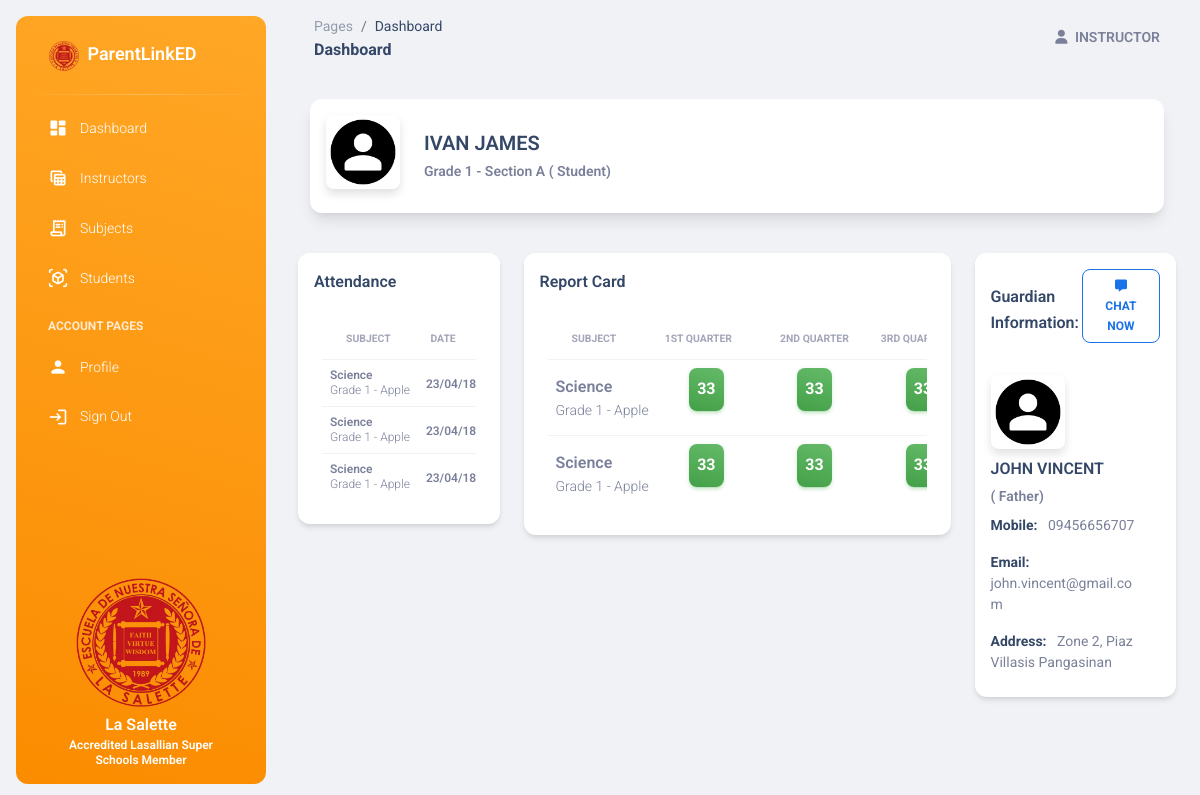
/student/profile/18-9398-54S/ (signed in), run on the app's committed database.
### base/models.py (models this page shows, shortened)
class Student(models.Model):
    firstname = models.CharField(max_length=100)
    lastname = models.CharField(max_length=100)
    student_id = models.CharField(max_length=100, null = True, blank = True)
    avatar = models.ImageField(upload_to='avatars/', default = '/default_avatar.png', null = True, blank = True)
    gender = models.CharField(max_length=10, null = True, blank = True)
    age = models.IntegerField(null = True, blank = True)
    year_level_section = models.ForeignKey(YearLevelSection, on_delete=models.CASCADE)
    date_created = models.DateTimeField(auto_now_add=True, null = True, blank = True)

class YearLevelSection(models.Model):
    year_levels = [
        ('Grade 1', 'Grade 1'),
        ('Grade 2', 'Grade 2'),
        ('Grade 3', 'Grade 3'),
        ('Grade 4', 'Grade 4'),
        ('Grade 5', 'Grade 5'),
        ('Grade 6', 'Grade 6'),
    ]
    year_level = models.CharField(max_length=10, choices=year_levels)
    section = models.CharField(max_length=10)
    subjects = models.ManyToManyField(Subject, null=True, blank=True, related_name='year_level_sections')
    instructor = models.ForeignKey(Instructor, on_delete=models.CASCADE, related_name='year_level_sections', null = True, blank = True)
    slug = models.SlugField(max_length=255, unique=True, null=True, blank=True)
    def __str__(self):
        return f"{self.year_level} - {self.section}"

class Guardian(models.Model):
    user = models.OneToOneField(User, on_delete=models.CASCADE)
    student = models.ManyToManyField(Student, related_name='guardians')
    age = models.IntegerField(null = True, blank = True)
    address = models.CharField(max_length=100, null = True, blank = True)
    contact_number = models.CharField(max_length=11, null = True, blank = True)
    gender = models.CharField(max_length=10, null = True, blank = True)
    avatar = models.ImageField(upload_to='avatars/', default = '/default_avatar.png', null = True, blank = True)
    relationship = models.CharField(max_length=100, null = True, blank = True)
    date_created = models.DateTimeField(auto_now_add=True, null = True, blank = True)

### base/views.py (the view)
# urls.py: path('student/profile/<student_id>/', views.student_profile, name='student_profile'),
def student_profile(request, student_id):
    student = get_object_or_404(Student, student_id=student_id)
    guardians = student.guardians.all()  # Get the related guardians
    context = {
        'student': student,
        'guardians': guardians
    }
    return render(request, 'base/admin/student_profile.html', context)

### base/templates/base/admin/student_profile.html (shortened to what this page needs)
{% extends 'base.html' %}
{% block content %}
<div class="card shadow-lg mx-4 card-profile-bottom">
    <div class="card-body p-3">
       <div class="row gx-4">
          <div class="col-auto">
             <div class="avatar avatar-xl position-relative">
                <img src="{{ student.avatar.url }}" alt="profile_image" class="w-100 border-radius-lg shadow-sm">
             </div>
          </div>
          <div class="col-auto my-auto">
             <div class="h-100">
                <h5 class="mb-1 text-uppercase">
                   {{ student.firstname }} {{ student.lastname}}
                </h5>
                <p class="mb-0 font-weight-bold text-sm">
                    {{student.year_level_section }} ( Student)
                </p>
             </div>
          </div>
       </div>
    </div>
</div>
<div class="container-fluid py-4">
    <div class="row mt-3">
        <div class="col-12 col-xl-3 mt-xl-0 mt-4" >
            <div class="card h-auto">
               <div class="card-header pb-0 p-3">
                  <h6 class="mb-0">Attendance</h6>
               </div>
               <div class="card-body overflow-auto">
                  <div class="table-responsive">
                    <table class="table align-items-center mb-0">
                      <thead>
                        <tr>
                          <th class="text-uppercase text-secondary text-xxs font-weight-bolder opacity-7">Subject</th>
                          <th class="text-uppercase text-center text-secondary text-xxs font-weight-bolder opacity-7 ps-2">Date</th>
                        </tr>
                      </thead>
                      <tbody>
                        <tr>
                          <td>
                            <p class="text-xs font-weight-bold mb-0">Science</p>
                            <p class="text-xs text-secondary mb-0">Grade 1 - Apple</p>
                          </td>
                          <td class="align-middle text-center">
                            <span class="text-secondary text-xs font-weight-bold">23/04/18</span>
                          </td>
                        </tr>
                        <tr>
                          <td>
                            <p class="text-xs font-weight-bold mb-0">Science</p>
                            <p class="text-xs text-secondary mb-0">Grade 1 - Apple</p>
                          </td>
                          <td class="align-middle text-center">
                            <span class="text-secondary text-xs font-weight-bold">23/04/18</span>
                          </td>
                      </tr>
                      <tr>
                          <td>
                            <p class="text-xs font-weight-bold mb-0">Science</p>
                            <p class="text-xs text-secondary mb-0">Grade 1 - Apple</p>
                          </td>
                          <td class="align-middle text-center">
                            <span class="text-secondary text-xs font-weight-bold">23/04/18</span>
                          </td>
                      </tr>
                      </tbody>
                    </table>
                  </div>
                </div>
            </div>
         </div>
          <div class="col-12 col-xl-6 mt-xl-0 mt-4" >
              <div class="card h-auto">
              <div class="card-header pb-0 p-3">
                  <h6 class="mb-0">Report Card</h6>
              </div>
              <div class="card-body overflow-auto">
                  <div class="table-responsive">
                      <table class="table align-items-center mb-0">
                      <thead>
                          <tr>
                          <th class="text-uppercase text-secondary text-xxs font-weight-bolder opacity-7">Subject</th>
                          <th class="text-uppercase text-center text-secondary text-xxs font-weight-bolder opacity-7 ps-2">1st Quarter</th>
                          <th class="text-center text-uppercase text-secondary text-xxs font-weight-bolder opacity-7">2nd Quarter</th>
                          <th class="text-uppercase text-center text-secondary text-xxs font-weight-bolder opacity-7 ps-2">3rd Quarter</th>
                          </tr>
                      </thead>
                      <tbody>
                          <tr>
                              <td>
                                  <p class="text-md font-weight-bold mb-0">Science</p>
                                  <p class="text-sm text-secondary mb-0">Grade 1 - Apple</p>
                                </td>
                              <td class="align-middle text-center">
                                  <span class="btn bg-gradient-success text-md p-2">33</span>
                              </td>
                              <td class="align-middle text-center">
                                  <span class="btn bg-gradient-success text-md p-2">33</span>
                              </td>
                              <td class="align-middle text-center">
                                  <span class="btn bg-gradient-success text-md p-2">33</span>
                              </td>
                          </tr>
                          <tr>
                            <td>
                                <p class="text-md font-weight-bold mb-0">Science</p>
                                <p class="text-sm text-secondary mb-0">Grade 1 - Apple</p>
                              </td>
                            <td class="align-middle text-center">
                                <span class="btn bg-gradient-success text-md p-2">33</span>
                            </td>
                            <td class="align-middle text-center">
                                <span class="btn bg-gradient-success text-md p-2">33</span>
                            </td>
                            <td class="align-middle text-center">
                                <span class="btn bg-gradient-success text-md p-2">33</span>
                            </td>
                        </tr>
                      </tbody>
                      </table>
                  </div>
                  </div>
              </div>
          </div>
        {% for g in guardians %}
        <div class="col-12 col-md-6 col-xl-3 mt-md-0 mt-4">
            <div class="card h-auto">
                <div class="card-header pb-0 p-3">
                    <div class="d-flex justify-content-between align-items-center">
                        <h6 class="">Guardian Information: </h6>
                        <button class="btn btn-sm  btn-outline-info"><i class="fa fa-message" style="font-size: 12px;"></i> Chat Now</button>
                    </div>
                </div>
                <div class="card-body p-3">
                    <ul class="list-group">
                        <div class="row gx-4">
                            <div class="col-auto">
                            <div class="avatar avatar-xl position-relative">
                                <img src="{{ g.avatar.url }}" alt="profile_image" class="w-100 border-radius-lg shadow-sm">
                            </div>
                            </div>
                            <div class="col-auto my-auto">
                            <div class="h-100">
                                <h6 class="mb-1 text-uppercase">
                                    {{ g.user.first_name }} {{ g.user.last_name}}
                                </h6>
                                <p class="mb-0 font-weight-bold text-sm">
                                    ( {{ g.relationship}})
                                </p>
                            </div>
                            </div>
                        </div>
                        <li class="list-group-item border-0 ps-0 text-sm"><strong class="text-dark">Mobile:</strong> &nbsp; {{ g.contact_number}}</li>
                        <li class="list-group-item border-0 ps-0 text-sm"><strong class="text-dark">Email:</strong> &nbsp; {{ g.user.email }}</li>
                        <li class="list-group-item border-0 ps-0 text-sm"><strong class="text-dark">Address:</strong> &nbsp; {{ g.address }}</li>
                    </ul>
                </div>
            </div>
        </div>
        {% empty %}
        <div class="col-12 col-md-6 col-xl-3 mt-md-0 mt-4">
            <div class="alert alert-secondary text-white text-center" role="alert">
                <strong></strong> No guardian assigned
            </div>
        </div>
       {% endfor %}
    </div>
</div>
{% endblock %}

### templates/includes/nav.html (shortened to what this page needs)
<nav class="navbar navbar-main navbar-expand-lg px-0 mx-4 shadow-none border-radius-xl" id="navbarBlur" data-scroll="true">
    <div class="container-fluid py-1 px-3">
      <nav aria-label="breadcrumb">
        <ol class="breadcrumb bg-transparent mb-0 pb-0 pt-1 px-0 me-sm-6 me-5">
          <li class="breadcrumb-item text-sm"><a class="opacity-5 text-dark" href="javascript:;">Pages</a></li>
          <li class="breadcrumb-item text-sm text-dark active" aria-current="page">Dashboard</li>
        </ol>
        <h6 class="font-weight-bolder mb-0">Dashboard</h6>
      </nav>
      <div class="collapse navbar-collapse mt-sm-0 mt-2 me-md-0 me-sm-4" id="navbar">
        <ul class="navbar-nav  justify-content-end">
          <li class="nav-item d-flex align-items-center">
            <a href="../pages/sign-in.html" class="nav-link text-body font-weight-bold px-0">
              <i class="fa fa-user me-sm-1"></i>
              <span class="d-sm-inline d-none text-uppercase">{{ request.user}}</span>
            </a>
          </li>
        </ul>
      </div>
    </div>
  </nav>

### data on the page
Student: avatar (placeholder picture), firstname "IVAN", lastname "JAMES", year_level_section "Grade 1 - Section A"
Guardian: avatar (placeholder picture), user.first_name "JOHN", user.last_name "VINCENT", relationship "Father", contact_number "09456656707", user.email "john.vincent@gmail.com", address "Zone 2, Piaz Villasis Pangasinan"

### other printed values
{{ request.user }} "INSTRUCTOR"
